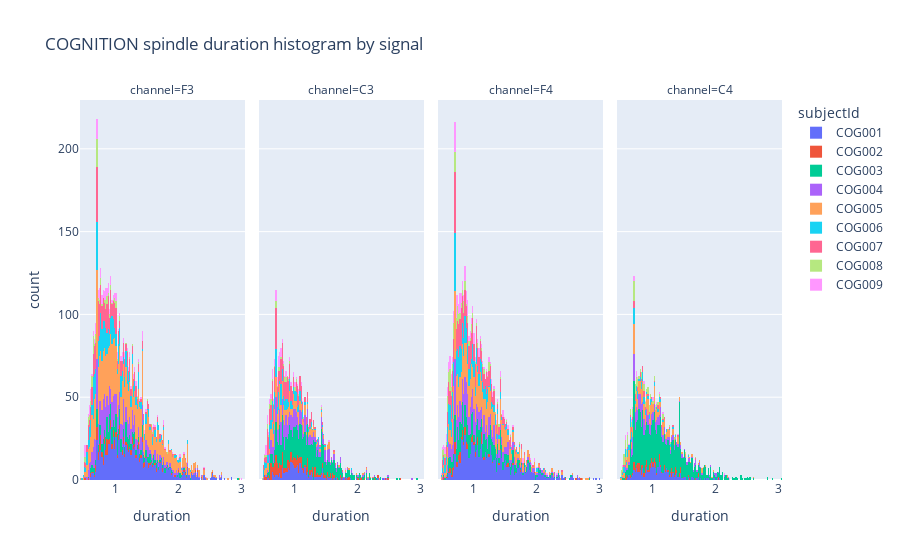

Notebook code for this chart:
### Code cell
px.histogram(spindles,x='duration',color="subjectId",facet_col="channel",title="COGNITION spindle duration histogram by signal")

### Figure 1 — Plotly figure (JSON) as saved in the notebook; plotly's stock layout.template omitted (floating-point values rounded to 4 significant figures; data arrays with more than 128 entries replaced by an {"elided": "..."} marker saying what was removed)
{"data": [{"alignmentgroup": "True", "bingroup": "x", "hovertemplate": "subjectId=COG001<br>channel=F3<br>duration=%{x}<br>count=%{y}<extra></extra>", "legendgroup": "COG001", "marker": {"color": "#636efa", "pattern": {"shape": ""}}, "name": "COG001", "offsetgroup": "COG001", "orientation": "v", "showlegend": true, "type": "histogram", "x": {"elided": "984 float values"}, "xaxis": "x", "yaxis": "y"}, {"alignmentgroup": "True", "bingroup": "x", "hovertemplate": "subjectId=COG001<br>channel=C3<br>duration=%{x}<br>count=%{y}<extra></extra>", "legendgroup": "COG001", "marker": {"color": "#636efa", "pattern": {"shape": ""}}, "name": "COG001", "offsetgroup": "COG001", "orientation": "v", "showlegend": false, "type": "histogram", "x": {"elided": "214 float values"}, "xaxis": "x2", "yaxis": "y2"}, {"alignmentgroup": "True", "bingroup": "x", "hovertemplate": "subjectId=COG001<br>channel=F4<br>duration=%{x}<br>count=%{y}<extra></extra>", "legendgroup": "COG001", "marker": {"color": "#636efa", "pattern": {"shape": ""}}, "name": "COG001", "offsetgroup": "COG001", "orientation": "v", "showlegend": false, "type": "histogram", "x": {"elided": "853 float values"}, "xaxis": "x3", "yaxis": "y3"}, {"alignmentgroup": "True", "bingroup": "x", "hovertemplate": "subjectId=COG001<br>channel=C4<br>duration=%{x}<br>count=%{y}<extra></extra>", "legendgroup": "COG001", "marker": {"color": "#636efa", "pattern": {"shape": ""}}, "name": "COG001", "offsetgroup": "COG001", "orientation": "v", "showlegend": false, "type": "histogram", "x": {"elided": "232 float values"}, "xaxis": "x4", "yaxis": "y4"}, {"alignmentgroup": "True", "bingroup": "x", "hovertemplate": "subjectId=COG002<br>channel=F3<br>duration=%{x}<br>count=%{y}<extra></extra>", "legendgroup": "COG002", "marker": {"color": "#EF553B", "pattern": {"shape": ""}}, "name": "COG002", "offsetgroup": "COG002", "orientation": "v", "showlegend": true, "type": "histogram", "x": {"elided": "173 float values"}, "xaxis": "x", "yaxis": "y"}, {"alignmentgroup": "True", "bingroup": "x", "hovertemplate": "subjectId=COG002<br>channel=C3<br>duration=%{x}<br>count=%{y}<extra></extra>", "legendgroup": "COG002", "marker": {"color": "#EF553B", "pattern": {"shape": ""}}, "name": "COG002", "offsetgroup": "COG002", "orientation": "v", "showlegend": false, "type": "histogram", "x": {"elided": "240 float values"}, "xaxis": "x2", "yaxis": "y2"}, {"alignmentgroup": "True", "bingroup": "x", "hovertemplate": "subjectId=COG002<br>channel=F4<br>duration=%{x}<br>count=%{y}<extra></extra>", "legendgroup": "COG002", "marker": {"color": "#EF553B", "pattern": {"shape": ""}}, "name": "COG002", "offsetgroup": "COG002", "orientation": "v", "showlegend": false, "type": "histogram", "x": [0.5837, 0.7588, 0.7198, 0.8755, 1.673, 0.6226, 0.8366, 0.9144, 0.8366, 2.471, 2.626, 0.7198, 1.751, 0.6226, 0.6226, 1.128, 1.42, 1.128, 0.8755, 1.167, 0.7782, 0.9922, 1.128, 0.6615, 1.07, 0.8366, 0.7198, 1.245, 0.8366, 1.556, 0.7977, 2.704, 0.8949, 0.7977, 0.8755, 1.732, 1.401, 1.128, 1.537, 0.9922, 0.8366, 1.012, 0.8949, 1.634, 0.6615, 1.128, 1.965, 0.6809, 0.7977, 0.7977, 0.7782, 1.07, 0.6615, 0.7198, 0.7393, 0.9728, 0.7977, 0.9922, 0.5642, 0.8949, 1.012, 0.642, 0.8755, 1.031, 0.7977, 0.9144, 1.031, 0.7977, 0.856, 0.8949, 0.5253, 0.9728, 0.8366, 0.6615, 1.07, 0.9922, 1.245, 1.031, 0.7198, 1.128, 0.7393, 0.5253, 0.6615, 0.7782, 1.07, 0.9728, 0.856, 0.7004, 0.7198, 0.6031, 1.128, 1.556, 0.8171, 1.167, 0.6809, 0.7588, 0.8755, 1.303, 0.7393, 0.7587, 1.07, 0.9144], "xaxis": "x3", "yaxis": "y3"}, {"alignmentgroup": "True", "bingroup": "x", "hovertemplate": "subjectId=COG002<br>channel=C4<br>duration=%{x}<br>count=%{y}<extra></extra>", "legendgroup": "COG002", "marker": {"color": "#EF553B", "pattern": {"shape": ""}}, "name": "COG002", "offsetgroup": "COG002", "orientation": "v", "showlegend": false, "type": "histogram", "x": [0.7782, 1.187, 0.6031, 0.7004, 1.693, 0.8949, 0.7977, 0.8949, 1.109, 2.043, 1.245, 1.381, 0.7977, 0.8366, 1.498, 1.459, 1.051, 0.8366, 1.284, 0.9144, 0.8366, 0.8949, 0.7004, 1.051, 0.7977, 0.9338, 1.732, 0.9144, 0.8366, 1.362, 1.031, 1.44, 1.109, 1.109, 1.051, 1.342, 0.6809, 2.043, 1.732, 0.9533, 0.7393, 1.109, 1.051, 0.7782, 1.187, 0.9533, 1.304, 1.012, 1.031, 0.9533, 1.304, 1.303, 1.362, 0.8366, 1.303, 0.7587, 1.459, 0.8366, 0.5837, 1.576, 0.9144, 1.303, 1.265, 1.42, 0.9533, 0.856, 1.031, 0.5837, 1.459, 0.9728, 1.362, 0.9728, 1.381, 0.9922, 0.9144, 0.7588, 0.9728, 1.206, 0.7004, 0.5837, 1.187, 0.7977, 0.7782, 0.7977, 0.5642, 1.459, 1.595, 0.8755, 0.8949, 1.362, 0.7004, 0.642, 0.7782, 0.7004, 0.8755, 0.7782, 1.109, 1.323, 1.012, 1.148, 0.9922, 1.07, 0.8949, 0.7393, 0.856, 0.9922, 1.012, 1.362, 0.642, 1.128], "xaxis": "x4", "yaxis": "y4"}, {"alignmentgroup": "True", "bingroup": "x", "hovertemplate": "subjectId=COG003<br>channel=F3<br>duration=%{x}<br>count=%{y}<extra></extra>", "legendgroup": "COG003", "marker": {"color": "#00cc96", "pattern": {"shape": ""}}, "name": "COG003", "offsetgroup": "COG003", "orientation": "v", "showlegend": true, "type": "histogram", "x": {"elided": "338 float values"}, "xaxis": "x", "yaxis": "y"}, {"alignmentgroup": "True", "bingroup": "x", "hovertemplate": "subjectId=COG003<br>channel=C3<br>duration=%{x}<br>count=%{y}<extra></extra>", "legendgroup": "COG003", "marker": {"color": "#00cc96", "pattern": {"shape": ""}}, "name": "COG003", "offsetgroup": "COG003", "orientation": "v", "showlegend": false, "type": "histogram", "x": {"elided": "849 float values"}, "xaxis": "x2", "yaxis": "y2"}, {"alignmentgroup": "True", "bingroup": "x", "hovertemplate": "subjectId=COG003<br>channel=F4<br>duration=%{x}<br>count=%{y}<extra></extra>", "legendgroup": "COG003", "marker": {"color": "#00cc96", "pattern": {"shape": ""}}, "name": "COG003", "offsetgroup": "COG003", "orientation": "v", "showlegend": false, "type": "histogram", "x": {"elided": "563 float values"}, "xaxis": "x3", "yaxis": "y3"}, {"alignmentgroup": "True", "bingroup": "x", "hovertemplate": "subjectId=COG003<br>channel=C4<br>duration=%{x}<br>count=%{y}<extra></extra>", "legendgroup": "COG003", "marker": {"color": "#00cc96", "pattern": {"shape": ""}}, "name": "COG003", "offsetgroup": "COG003", "orientation": "v", "showlegend": false, "type": "histogram", "x": {"elided": "1162 float values"}, "xaxis": "x4", "yaxis": "y4"}, {"alignmentgroup": "True", "bingroup": "x", "hovertemplate": "subjectId=COG004<br>channel=F3<br>duration=%{x}<br>count=%{y}<extra></extra>", "legendgroup": "COG004", "marker": {"color": "#ab63fa", "pattern": {"shape": ""}}, "name": "COG004", "offsetgroup": "COG004", "orientation": "v", "showlegend": true, "type": "histogram", "x": {"elided": "644 float values"}, "xaxis": "x", "yaxis": "y"}, {"alignmentgroup": "True", "bingroup": "x", "hovertemplate": "subjectId=COG004<br>channel=C3<br>duration=%{x}<br>count=%{y}<extra></extra>", "legendgroup": "COG004", "marker": {"color": "#ab63fa", "pattern": {"shape": ""}}, "name": "COG004", "offsetgroup": "COG004", "orientation": "v", "showlegend": false, "type": "histogram", "x": {"elided": "419 float values"}, "xaxis": "x2", "yaxis": "y2"}, {"alignmentgroup": "True", "bingroup": "x", "hovertemplate": "subjectId=COG004<br>channel=F4<br>duration=%{x}<br>count=%{y}<extra></extra>", "legendgroup": "COG004", "marker": {"color": "#ab63fa", "pattern": {"shape": ""}}, "name": "COG004", "offsetgroup": "COG004", "orientation": "v", "showlegend": false, "type": "histogram", "x": {"elided": "572 float values"}, "xaxis": "x3", "yaxis": "y3"}, {"alignmentgroup": "True", "bingroup": "x", "hovertemplate": "subjectId=COG004<br>channel=C4<br>duration=%{x}<br>count=%{y}<extra></extra>", "legendgroup": "COG004", "marker": {"color": "#ab63fa", "pattern": {"shape": ""}}, "name": "COG004", "offsetgroup": "COG004", "orientation": "v", "showlegend": false, "type": "histogram", "x": {"elided": "273 float values"}, "xaxis": "x4", "yaxis": "y4"}, {"alignmentgroup": "True", "bingroup": "x", "hovertemplate": "subjectId=COG005<br>channel=F3<br>duration=%{x}<br>count=%{y}<extra></extra>", "legendgroup": "COG005", "marker": {"color": "#FFA15A", "pattern": {"shape": ""}}, "name": "COG005", "offsetgroup": "COG005", "orientation": "v", "showlegend": true, "type": "histogram", "x": {"elided": "1539 float values"}, "xaxis": "x", "yaxis": "y"}, {"alignmentgroup": "True", "bingroup": "x", "hovertemplate": "subjectId=COG005<br>channel=C3<br>duration=%{x}<br>count=%{y}<extra></extra>", "legendgroup": "COG005", "marker": {"color": "#FFA15A", "pattern": {"shape": ""}}, "name": "COG005", "offsetgroup": "COG005", "orientation": "v", "showlegend": false, "type": "histogram", "x": {"elided": "316 float values"}, "xaxis": "x2", "yaxis": "y2"}, {"alignmentgroup": "True", "bingroup": "x", "hovertemplate": "subjectId=COG005<br>channel=F4<br>duration=%{x}<br>count=%{y}<extra></extra>", "legendgroup": "COG005", "marker": {"color": "#FFA15A", "pattern": {"shape": ""}}, "name": "COG005", "offsetgroup": "COG005", "orientation": "v", "showlegend": false, "type": "histogram", "x": {"elided": "940 float values"}, "xaxis": "x3", "yaxis": "y3"}, {"alignmentgroup": "True", "bingroup": "x", "hovertemplate": "subjectId=COG005<br>channel=C4<br>duration=%{x}<br>count=%{y}<extra></extra>", "legendgroup": "COG005", "marker": {"color": "#FFA15A", "pattern": {"shape": ""}}, "name": "COG005", "offsetgroup": "COG005", "orientation": "v", "showlegend": false, "type": "histogram", "x": {"elided": "289 float values"}, "xaxis": "x4", "yaxis": "y4"}, {"alignmentgroup": "True", "bingroup": "x", "hovertemplate": "subjectId=COG006<br>channel=F3<br>duration=%{x}<br>count=%{y}<extra></extra>", "legendgroup": "COG006", "marker": {"color": "#19d3f3", "pattern": {"shape": ""}}, "name": "COG006", "offsetgroup": "COG006", "orientation": "v", "showlegend": true, "type": "histogram", "x": {"elided": "539 float values"}, "xaxis": "x", "yaxis": "y"}, {"alignmentgroup": "True", "bingroup": "x", "hovertemplate": "subjectId=COG006<br>channel=C3<br>duration=%{x}<br>count=%{y}<extra></extra>", "legendgroup": "COG006", "marker": {"color": "#19d3f3", "pattern": {"shape": ""}}, "name": "COG006", "offsetgroup": "COG006", "orientation": "v", "showlegend": false, "type": "histogram", "x": {"elided": "226 float values"}, "xaxis": "x2", "yaxis": "y2"}, {"alignmentgroup": "True", "bingroup": "x", "hovertemplate": "subjectId=COG006<br>channel=F4<br>duration=%{x}<br>count=%{y}<extra></extra>", "legendgroup": "COG006", "marker": {"color": "#19d3f3", "pattern": {"shape": ""}}, "name": "COG006", "offsetgroup": "COG006", "orientation": "v", "showlegend": false, "type": "histogram", "x": {"elided": "462 float values"}, "xaxis": "x3", "yaxis": "y3"}, {"alignmentgroup": "True", "bingroup": "x", "hovertemplate": "subjectId=COG006<br>channel=C4<br>duration=%{x}<br>count=%{y}<extra></extra>", "legendgroup": "COG006", "marker": {"color": "#19d3f3", "pattern": {"shape": ""}}, "name": "COG006", "offsetgroup": "COG006", "orientation": "v", "showlegend": false, "type": "histogram", "x": [0.9728, 0.5642, 0.5058, 0.7782, 1.128, 0.9338, 0.7588, 0.8366, 0.8755, 0.5447, 0.6809, 0.6809, 0.8171, 0.9338, 0.5642, 0.9728, 1.284, 0.6031, 0.6615, 1.265, 1.07, 0.7393, 0.7977, 0.8755, 0.9533, 0.8949, 0.7198, 0.8949, 0.7198, 0.856, 0.642, 1.226, 0.7198, 0.7588, 0.7782, 1.089, 1.323, 0.6615, 0.7198, 1.109, 0.9533, 0.6615, 0.9533, 1.109, 0.7004, 0.7198, 1.362, 0.4864, 0.8755, 0.8755, 0.6615, 0.9728, 0.5642, 0.5253, 0.5837, 0.7782, 0.642, 1.167, 1.031, 0.9144, 0.642, 0.7198, 0.6031, 0.6615, 0.9922, 0.6809, 0.5642, 0.856, 0.5837, 1.109, 0.7198, 0.8949, 0.5642, 0.6615, 0.7393, 1.284, 0.9728, 0.6809, 0.5447, 1.576, 0.6226, 0.856, 0.6031, 0.9922, 0.6226, 0.8171, 0.856, 0.7782, 0.642, 0.642, 1.226, 0.6031, 0.8366, 0.5447, 0.7004, 0.6226, 1.031, 0.7198, 0.7782, 0.5447, 0.7588, 1.128, 0.8366, 1.089, 0.8366, 0.6031, 0.642, 0.856], "xaxis": "x4", "yaxis": "y4"}, {"alignmentgroup": "True", "bingroup": "x", "hovertemplate": "subjectId=COG007<br>channel=F3<br>duration=%{x}<br>count=%{y}<extra></extra>", "legendgroup": "COG007", "marker": {"color": "#FF6692", "pattern": {"shape": ""}}, "name": "COG007", "offsetgroup": "COG007", "orientation": "v", "showlegend": true, "type": "histogram", "x": {"elided": "503 float values"}, "xaxis": "x", "yaxis": "y"}, {"alignmentgroup": "True", "bingroup": "x", "hovertemplate": "subjectId=COG007<br>channel=C3<br>duration=%{x}<br>count=%{y}<extra></extra>", "legendgroup": "COG007", "marker": {"color": "#FF6692", "pattern": {"shape": ""}}, "name": "COG007", "offsetgroup": "COG007", "orientation": "v", "showlegend": false, "type": "histogram", "x": {"elided": "372 float values"}, "xaxis": "x2", "yaxis": "y2"}, {"alignmentgroup": "True", "bingroup": "x", "hovertemplate": "subjectId=COG007<br>channel=F4<br>duration=%{x}<br>count=%{y}<extra></extra>", "legendgroup": "COG007", "marker": {"color": "#FF6692", "pattern": {"shape": ""}}, "name": "COG007", "offsetgroup": "COG007", "orientation": "v", "showlegend": false, "type": "histogram", "x": {"elided": "583 float values"}, "xaxis": "x3", "yaxis": "y3"}, {"alignmentgroup": "True", "bingroup": "x", "hovertemplate": "subjectId=COG007<br>channel=C4<br>duration=%{x}<br>count=%{y}<extra></extra>", "legendgroup": "COG007", "marker": {"color": "#FF6692", "pattern": {"shape": ""}}, "name": "COG007", "offsetgroup": "COG007", "orientation": "v", "showlegend": false, "type": "histogram", "x": [0.856, 1.401, 0.6809, 0.7393, 1.128, 1.167, 0.9338, 0.8366, 0.7393, 0.9922, 0.856, 0.6615, 0.9533, 0.8949, 0.7393, 1.089, 1.148, 0.8755, 0.6031, 0.7198, 0.7393, 0.856, 1.693, 1.323, 1.187, 0.5837, 0.8171, 0.6809, 0.8755, 0.856, 0.8949, 0.8171, 0.642, 0.6615, 0.7004, 1.089, 0.7004, 0.8755, 0.5447, 0.7782, 0.8366, 0.8171, 0.6615, 0.8755, 0.7198, 0.7782, 0.5253, 1.265, 1.031], "xaxis": "x4", "yaxis": "y4"}, {"alignmentgroup": "True", "bingroup": "x", "hovertemplate": "subjectId=COG008<br>channel=F3<br>duration=%{x}<br>count=%{y}<extra></extra>", "legendgroup": "COG008", "marker": {"color": "#B6E880", "pattern": {"shape": ""}}, "name": "COG008", "offsetgroup": "COG008", "orientation": "v", "showlegend": true, "type": "histogram", "x": [0.6226, 0.856, 1.167, 0.7004, 0.6615, 0.5642, 0.6226, 0.7198, 0.5253, 0.5253, 0.642, 0.856, 1.07, 0.5642, 0.7587, 0.6031, 0.642, 0.7393, 0.7782, 0.8949, 0.5837, 0.8755, 0.6226, 0.7004, 0.6031, 0.7198, 0.6809, 0.8949, 0.642, 0.9144, 0.642, 0.7393, 0.6226, 0.8755, 0.5837, 0.7004, 0.9728, 0.8755, 0.7198, 0.642, 1.07, 0.7198, 1.187, 1.342, 0.6809, 0.8755, 0.7004, 0.856, 0.7198, 0.7004, 0.7782, 0.7587, 1.012, 1.362, 0.5058, 0.7977, 0.6809, 0.5837, 0.5058, 0.856, 0.9338, 0.7004, 1.07, 0.7198, 0.9533, 0.6226, 0.8366, 0.856, 0.642, 1.031, 0.9922, 0.7782, 0.9144, 1.226, 1.012, 0.5642, 0.642, 0.7587, 0.5642, 0.7004, 0.856, 0.6031, 0.6226, 1.012, 0.642, 0.6809, 0.7004, 0.6031, 0.7198, 0.6226, 0.9922, 0.7198, 1.829, 0.5058, 0.9922, 0.5253, 0.6809, 0.7782, 1.012, 0.9338, 0.8366, 1.265, 0.7004, 0.642, 0.9338, 1.518, 1.576, 0.8755, 1.595, 0.5253, 0.642, 0.642, 0.5642], "xaxis": "x", "yaxis": "y"}, {"alignmentgroup": "True", "bingroup": "x", "hovertemplate": "subjectId=COG008<br>channel=C3<br>duration=%{x}<br>count=%{y}<extra></extra>", "legendgroup": "COG008", "marker": {"color": "#B6E880", "pattern": {"shape": ""}}, "name": "COG008", "offsetgroup": "COG008", "orientation": "v", "showlegend": false, "type": "histogram", "x": [0.6615, 0.5642, 0.5642, 0.8755, 0.5642, 1.42, 0.6031, 0.5837, 0.7004, 0.7004, 0.9144, 0.856, 1.576, 0.9338, 0.8366, 0.7782, 0.6809, 0.7977, 0.856, 0.5253, 0.7588, 0.7588, 0.7004, 0.7393, 0.7004, 0.9339, 0.6226, 0.856, 0.8755, 0.6226, 1.07, 1.148, 0.6031, 1.012, 0.642, 0.5253, 0.8949, 1.012, 1.031, 0.6031, 0.7782, 1.031, 0.4864, 0.6226, 0.5447, 0.8755, 0.6226], "xaxis": "x2", "yaxis": "y2"}, {"alignmentgroup": "True", "bingroup": "x", "hovertemplate": "subjectId=COG008<br>channel=F4<br>duration=%{x}<br>count=%{y}<extra></extra>", "legendgroup": "COG008", "marker": {"color": "#B6E880", "pattern": {"shape": ""}}, "name": "COG008", "offsetgroup": "COG008", "orientation": "v", "showlegend": false, "type": "histogram", "x": {"elided": "172 float values"}, "xaxis": "x3", "yaxis": "y3"}, {"alignmentgroup": "True", "bingroup": "x", "hovertemplate": "subjectId=COG008<br>channel=C4<br>duration=%{x}<br>count=%{y}<extra></extra>", "legendgroup": "COG008", "marker": {"color": "#B6E880", "pattern": {"shape": ""}}, "name": "COG008", "offsetgroup": "COG008", "orientation": "v", "showlegend": false, "type": "histogram", "x": [0.5058, 0.6031, 1.031, 0.7004, 0.6615, 0.7004, 0.8366, 0.7393, 0.7004, 0.8366, 1.031, 0.6809, 0.9533, 0.7393, 0.9728, 0.5447, 0.7977, 0.8949, 0.7004, 0.7004, 0.7004, 0.5642, 0.9338, 0.7004, 0.5447, 0.9533, 0.7393, 1.342, 1.07, 0.5447, 0.6809, 0.5837, 0.8755, 0.5447, 0.7782, 0.9338, 0.8171, 0.7587, 0.6031, 1.012, 0.7198, 0.6809, 0.7782, 0.6809, 1.167, 0.8755, 0.8949, 0.9533, 0.6615, 1.089, 0.9338, 0.7782, 0.8755, 1.537, 1.167, 1.206, 1.109, 0.9144, 0.5837, 1.284, 0.5642, 1.051, 0.7977, 0.5642, 0.8949, 0.8366, 1.012, 0.7393, 0.7004, 1.362, 0.5837, 1.031, 0.6809, 0.7588, 0.9144, 0.7393, 0.9533, 0.7004, 0.642, 0.7782, 0.7587, 1.089, 1.576, 0.642, 0.642, 0.7587, 0.5058, 0.6031, 0.5447, 1.051, 1.265, 0.6031, 0.5253, 1.693, 0.5058, 0.5837, 1.342, 1.167, 0.5253, 0.6615, 0.5837, 1.07, 1.109, 0.5837, 0.7782, 0.7198, 0.6031, 0.6031, 0.642, 0.9338, 0.5642, 0.5058, 0.9728, 0.9728, 0.5447, 0.5447, 0.5253, 0.7588, 0.8171, 0.8755, 0.7393, 0.5642, 0.8366, 0.6031, 0.7198], "xaxis": "x4", "yaxis": "y4"}, {"alignmentgroup": "True", "bingroup": "x", "hovertemplate": "subjectId=COG009<br>channel=F3<br>duration=%{x}<br>count=%{y}<extra></extra>", "legendgroup": "COG009", "marker": {"color": "#FF97FF", "pattern": {"shape": ""}}, "name": "COG009", "offsetgroup": "COG009", "orientation": "v", "showlegend": true, "type": "histogram", "x": {"elided": "206 float values"}, "xaxis": "x", "yaxis": "y"}, {"alignmentgroup": "True", "bingroup": "x", "hovertemplate": "subjectId=COG009<br>channel=C3<br>duration=%{x}<br>count=%{y}<extra></extra>", "legendgroup": "COG009", "marker": {"color": "#FF97FF", "pattern": {"shape": ""}}, "name": "COG009", "offsetgroup": "COG009", "orientation": "v", "showlegend": false, "type": "histogram", "x": [0.6809, 0.7782, 0.5447, 0.7004, 0.8171, 1.031, 0.7004, 0.7393, 0.6031, 0.7588, 1.07, 1.051, 1.537, 0.9533, 0.7198, 0.7782, 0.6031, 0.6226, 0.6809, 0.7782, 0.9533, 0.9144, 0.642, 1.42, 0.6226, 0.8755, 0.7977, 0.7393, 0.7588, 0.5642, 0.5447, 0.5253, 0.7587, 0.7393, 0.7782, 0.5447, 0.5837, 1.07, 0.642, 0.5447, 0.7782, 1.556, 0.9922, 0.7587, 1.109, 1.615, 0.7977, 0.6809, 0.6615, 0.5447, 0.642, 1.128, 1.518, 0.7977, 0.6615, 0.9338, 0.7587, 0.5837, 0.8755, 0.7587, 0.642, 0.7782, 1.012, 0.6226, 0.5447, 0.8755, 0.8366, 1.109, 0.6031, 0.9922, 0.5642, 0.7782, 0.7782, 0.7198, 0.6809, 0.8366, 0.5642, 0.856, 0.7393, 0.5642, 0.7977, 1.012, 0.642, 0.7004, 0.6615, 0.9338, 0.9922, 1.07, 0.7587, 0.7198, 0.7004, 0.8755, 0.5642, 1.226, 0.7782, 1.012, 0.642, 0.7977, 0.7393, 1.809, 0.8171, 0.7977], "xaxis": "x2", "yaxis": "y2"}, {"alignmentgroup": "True", "bingroup": "x", "hovertemplate": "subjectId=COG009<br>channel=F4<br>duration=%{x}<br>count=%{y}<extra></extra>", "legendgroup": "COG009", "marker": {"color": "#FF97FF", "pattern": {"shape": ""}}, "name": "COG009", "offsetgroup": "COG009", "orientation": "v", "showlegend": false, "type": "histogram", "x": {"elided": "239 float values"}, "xaxis": "x3", "yaxis": "y3"}, {"alignmentgroup": "True", "bingroup": "x", "hovertemplate": "subjectId=COG009<br>channel=C4<br>duration=%{x}<br>count=%{y}<extra></extra>", "legendgroup": "COG009", "marker": {"color": "#FF97FF", "pattern": {"shape": ""}}, "name": "COG009", "offsetgroup": "COG009", "orientation": "v", "showlegend": false, "type": "histogram", "x": [1.07, 0.6809, 1.051, 2.14, 0.7588, 0.8949, 0.7587, 0.5642, 0.7782, 0.6226, 0.5837, 0.7587, 1.167, 1.109, 1.401, 0.5642, 0.6031, 0.6031, 0.7004, 0.8755, 0.7198, 1.012, 0.6615, 0.7198, 1.012, 0.5642, 0.6615, 0.7588, 0.8755, 0.5253, 2.237], "xaxis": "x4", "yaxis": "y4"}], "layout": {"annotations": [{"font": {}, "showarrow": false, "text": "channel=F3", "x": 0.1175, "xanchor": "center", "xref": "paper", "y": 1, "yanchor": "bottom", "yref": "paper"}, {"font": {}, "showarrow": false, "text": "channel=C3", "x": 0.3725, "xanchor": "center", "xref": "paper", "y": 1, "yanchor": "bottom", "yref": "paper"}, {"font": {}, "showarrow": false, "text": "channel=F4", "x": 0.6275, "xanchor": "center", "xref": "paper", "y": 1, "yanchor": "bottom", "yref": "paper"}, {"font": {}, "showarrow": false, "text": "channel=C4", "x": 0.8825, "xanchor": "center", "xref": "paper", "y": 1, "yanchor": "bottom", "yref": "paper"}], "barmode": "relative", "legend": {"title": {"text": "subjectId"}, "tracegroupgap": 0}, "title": {"text": "COGNITION spindle duration histogram by signal"}, "xaxis": {"anchor": "y", "domain": [0, 0.235], "title": {"text": "duration"}}, "xaxis2": {"anchor": "y2", "domain": [0.255, 0.49], "matches": "x", "title": {"text": "duration"}}, "xaxis3": {"anchor": "y3", "domain": [0.51, 0.745], "matches": "x", "title": {"text": "duration"}}, "xaxis4": {"anchor": "y4", "domain": [0.765, 1.0], "matches": "x", "title": {"text": "duration"}}, "yaxis": {"anchor": "x", "domain": [0, 1], "title": {"text": "count"}}, "yaxis2": {"anchor": "x2", "domain": [0, 1], "matches": "y", "showticklabels": false}, "yaxis3": {"anchor": "x3", "domain": [0, 1], "matches": "y", "showticklabels": false}, "yaxis4": {"anchor": "x4", "domain": [0, 1], "matches": "y", "showticklabels": false}}}
